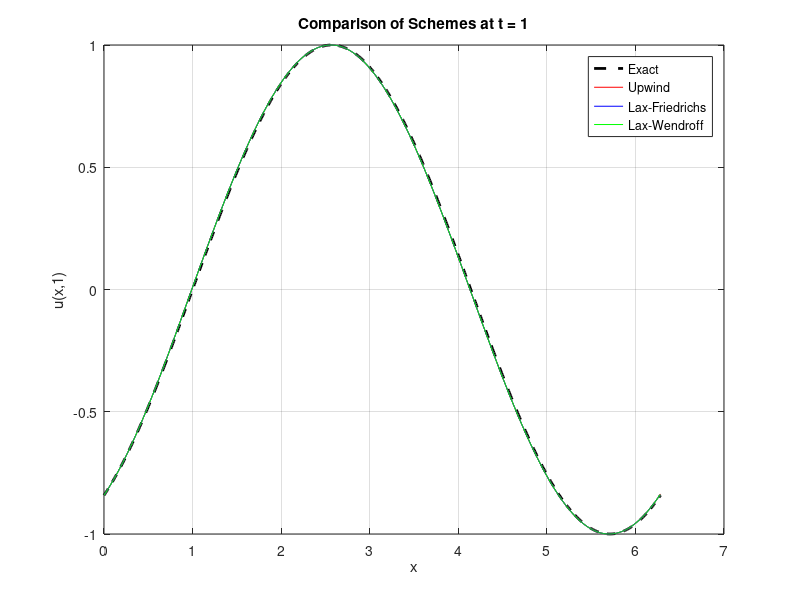

Recreate this plot in MATLAB.
% Common setup
L = 2*pi;
Nx = 800;
x = linspace(0, L, Nx);
dx = x(2) - x(1);
T = 1;
dt = dx;
Nt = round(T / dt);
t = linspace(0, T, Nt);
lambda = dt/dx;

% Exact solution at final time
u_exact = sin(x - T);

% Helper function: Enforce BC at x = 0
bc = @(n) -sin(t(n+1));

% Initialize arrays
U_upwind = zeros(Nt, Nx);
U_lf     = zeros(Nt, Nx);
U_lw     = zeros(Nt, Nx);

% Initial condition
U_upwind(1,:) = sin(x);
U_lf(1,:)     = sin(x);
U_lw(1,:)     = sin(x);

% --- Upwind scheme ---
for n = 1:Nt-1
    U_upwind(n+1, 1) = bc(n);
    for j = 2:Nx
        U_upwind(n+1, j) = U_upwind(n, j) - lambda * (U_upwind(n, j) - U_upwind(n, j-1));
    end
end

% --- Lax-Friedrichs scheme ---
for n = 1:Nt-1
    U_lf(n+1, 1) = bc(n);
    for j = 2:Nx-1
        U_lf(n+1,j) = 0.5 * (U_lf(n,j+1) + U_lf(n,j-1)) ...
                      - 0.5 * lambda * (U_lf(n,j+1) - U_lf(n,j-1));
    end
    U_lf(n+1, Nx) = U_lf(n+1, Nx-1);  % Dummy BC
end

% --- Lax-Wendroff scheme ---
for n = 1:Nt-1
    U_lw(n+1, 1) = bc(n);
    for j = 2:Nx-1
        U_lw(n+1, j) = U_lw(n,j) ...
                     - 0.5 * lambda * (U_lw(n,j+1) - U_lw(n,j-1)) ...
                     + 0.5 * lambda^2 * (U_lw(n,j+1) - 2*U_lw(n,j) + U_lw(n,j-1));
    end
    U_lw(n+1, Nx) = U_lw(n+1, Nx-1);  % Dummy BC
end

% --- Error analysis at final time ---
u_up = U_upwind(end, :);
u_lf = U_lf(end, :);
u_lw = U_lw(end, :);

err_up = norm(u_up - u_exact, 2) / sqrt(Nx);
err_lf = norm(u_lf - u_exact, 2) / sqrt(Nx);
err_lw = norm(u_lw - u_exact, 2) / sqrt(Nx);

fprintf('L2 Error vs Exact Solution:\n');
fprintf('Upwind Scheme      : %.6f\n', err_up);
fprintf('Lax-Friedrichs     : %.6f\n', err_lf);
fprintf('Lax-Wendroff       : %.6f\n', err_lw);

% --- Plot final solutions ---
figure;
plot(x, u_exact, 'k--', 'LineWidth', 2, 'DisplayName', 'Exact');
hold on;
plot(x, u_up, 'r-', 'DisplayName', 'Upwind');
plot(x, u_lf, 'b-', 'DisplayName', 'Lax-Friedrichs');
plot(x, u_lw, 'g-', 'DisplayName', 'Lax-Wendroff');
xlabel('x'); ylabel('u(x,1)');
title('Comparison of Schemes at t = 1');
legend show; grid on;
